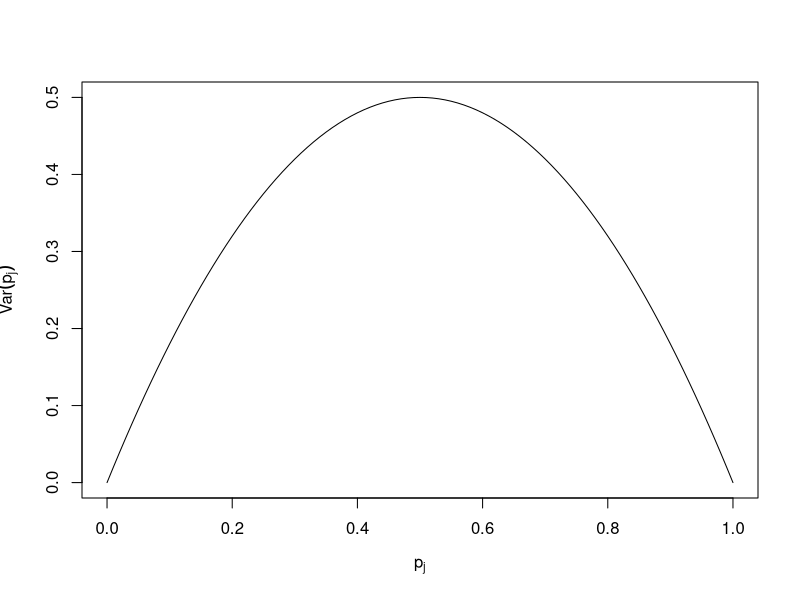
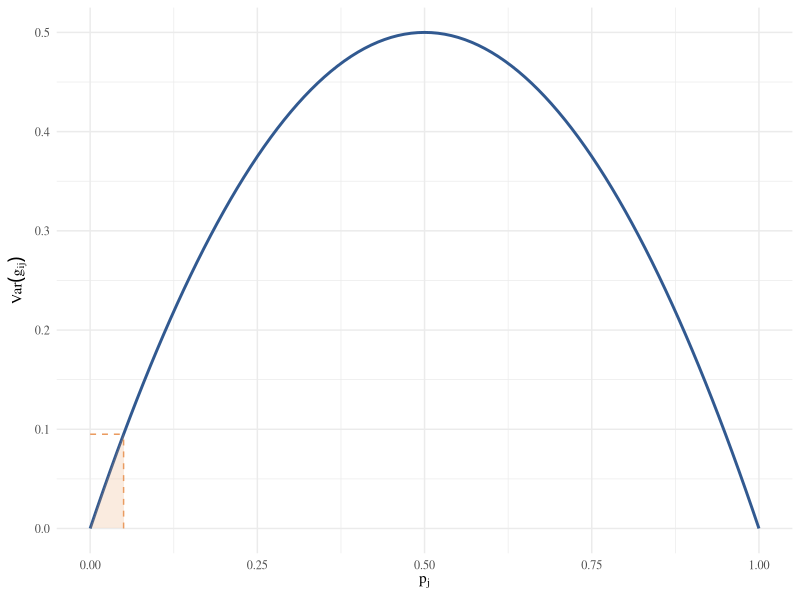
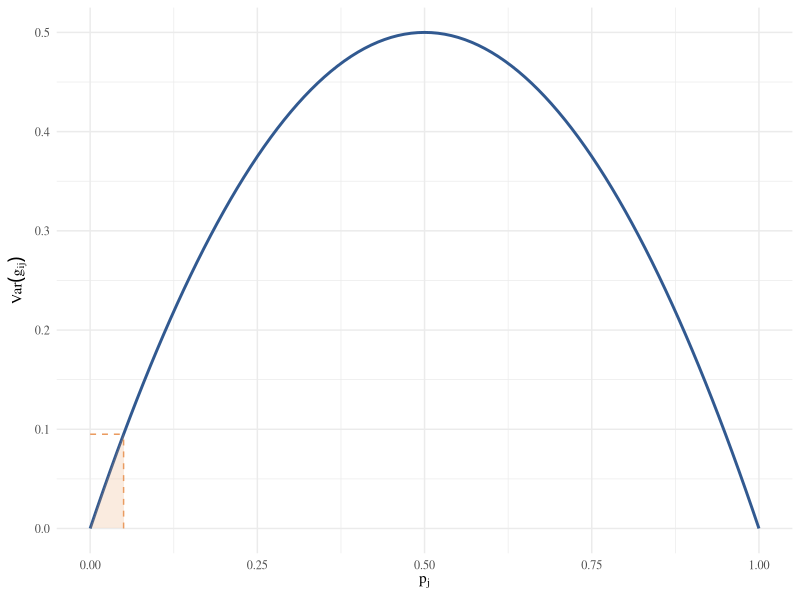

Reproduce these figures in R, in order.
# Linear model section
# Amelia Dunstone
# 2024-10-11

ps <- c(0.02, 0.48)
vars <- 2*ps*(1-ps)
vars

p_j <- seq(0, 1, 0.01)
var_p_j <- 2*p_j*(1-p_j)
df <- data.frame(p_j, var_p_j)

plot(p_j, var_p_j, type = "l", xlab = expression(p[j]), ylab = expression(Var(p[j])))



library(ggplot2)

# Create figure 2.1 ------------------------------------------------------------


x1 <- 0.05
y1 <- 2*x1*(1-x1)

colours <- c("#315990", "#5AE3EA", "#EA9B60")

p1 <- ggplot(data.frame(x = c(0, 1)), aes(x = x)) +
    stat_function(fun = function(x) 2 * x * (1 - x), colour = colours[1], linewidth = 1) +  # Main function
    annotate("segment", x = x1, xend = x1, y = 0, yend = y1, linetype = 2, colour = colours[3]) +  # Vertical dashed line
    annotate("segment", x = 0, xend = x1, y = y1, yend = y1, linetype = 2, colour = colours[3])+  # Horizontal dashed line
    geom_area(stat = "function", fun = function(x) 2 * x * (1 - x), xlim = c(0, x1), fill = colours[3], alpha = 0.2) +  # Shaded area
    labs(x = expression(p[j]), y = expression(Var(g[ij]))) +  # Axis labels with math notation
    theme_minimal(base_family = "serif")  # Use serif font
p1

png("figures/genotype_variance_plot.png", width = 800, height = 600, res = 300)
p1
dev.off()



